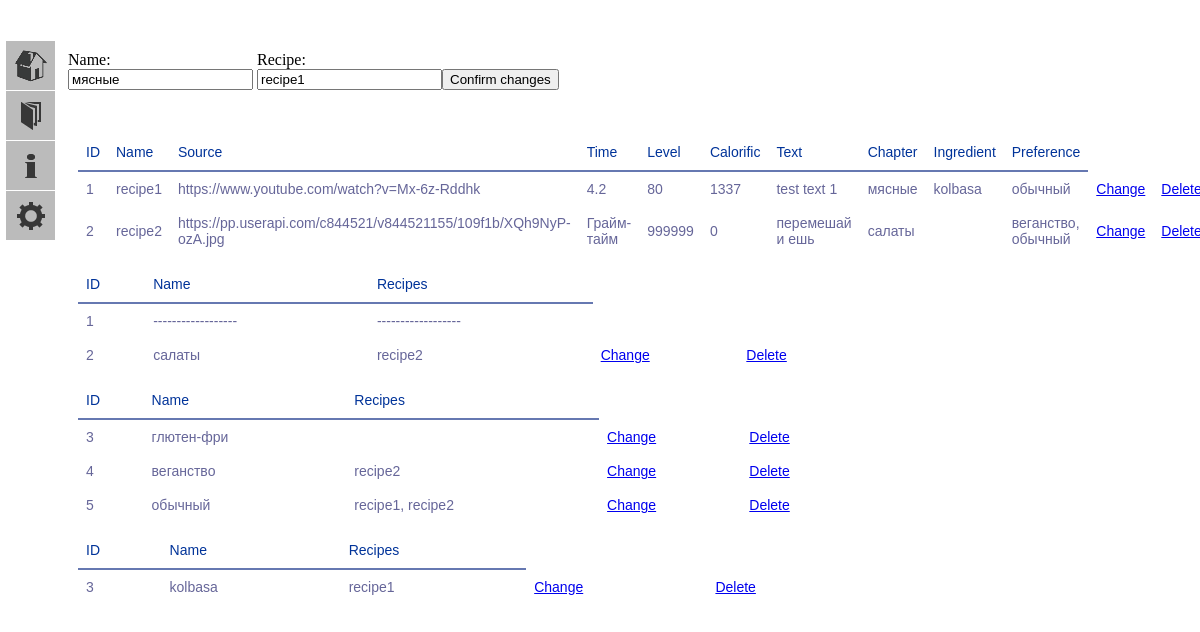
The app's page /change/chapter/1, older data.
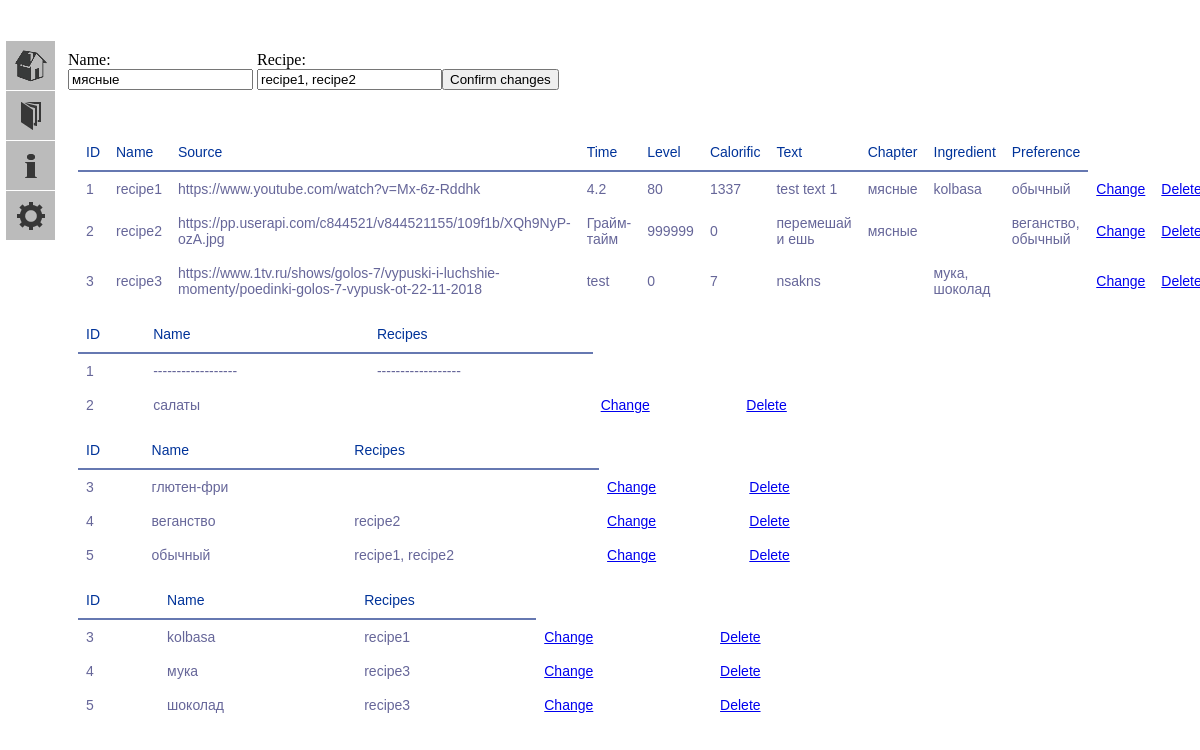
The same page, newer data.
### models.py (models this page shows, shortened)
class Chapter(db.Model):
    id = db.Column(db.Integer, primary_key=True)
    name = db.Column(db.TEXT(16), index=True, unique=True)
    recipes = db.relationship("Recipe")
    def get_item(self, i):
        return {
            0: self.id,
            1: self.name,
            2: ", ".join('{}'.format(x.name) for x in self.recipes)
        }[i]
    def __iter__(self):
        return (self.get_item(i) for i in range(0, 3))

class Recipe(db.Model):
    id = db.Column(db.Integer, primary_key=True)
    name = db.Column(db.TEXT(512), index=True)
    source = db.Column(db.TEXT(512))
    time = db.Column(db.String(32))
    level = db.Column(db.INT)
    calorific = db.Column(db.INT)
    text = db.Column(db.TEXT(8192))
    chapter_id = db.Column(db.Integer, db.ForeignKey("chapter.id", ondelete='CASCADE'), index=True)
    rec_ingr = db.relationship("RecipeIngredient", back_populates='recipes', cascade='all')
    rec_pref = db.relationship("RecipePreference", back_populates='recipes', cascade='all')
    def get_item(self, index):
        return {
            0: str(self.id),
            1: str(self.name),
            2: str(self.source),
            3: str(self.time),
            4: str(self.level),
            5: str(self.calorific),
            6: str(self.text),
            7: ', '.join(list('{}'.format(Chapter.query.get(x.id).name)
                              for x in Chapter.query.filter_by(id=self.chapter_id).all())),
            8: ', '.join(list('{}'.format(Ingredient.query.get(x.ingredient_id).name)
                              for x in RecipeIngredient.query.filter_by(recipe_id=self.id).all())),
            9: ', '.join(list('{}'.format(Preference.query.get(x.preference_id).name)
                              for x in RecipePreference.query.filter_by(recipe_id=self.id).all()))
        }[index]
    def __iter__(self):
        return (self.get_item(i) for i in range(0, 10))

class Ingredient(db.Model):
    id = db.Column(db.Integer, primary_key=True)
    name = db.Column(db.TEXT(16), index=True)
    rec_ingr = db.relationship("RecipeIngredient", back_populates='ingredients', cascade='all')
    def get_item(self, i):
        return{
            0: self.id,
            1: self.name,
            2: ', '.join(map(str, list('{}'.format(Recipe.query.get(x.recipe_id).name)
                                       for x in RecipeIngredient.query.filter_by(ingredient_id=self.id).all())))
        }[i]
    def __iter__(self):
        return (self.get_item(i) for i in range(0, 3))

class Preference(db.Model):
    id = db.Column(db.Integer, primary_key=True)
    name = db.Column(db.TEXT(16), index=True)
    rec_pref = db.relationship("RecipePreference", back_populates='preferences', cascade='all')
    def get_item(self, i):
        return {
            0: self.id,
            1: self.name,
            2: ', '.join(map(str, list('{}'.format(Recipe.query.get(x.recipe_id).name)
                                       for x in RecipePreference.query.filter_by(preference_id=self.id).all())))
        }[i]
    def __iter__(self):
        return (self.get_item(i) for i in range(0, 3))

### app.py (the view)
@app.route('/change/<chtype>/<changing>', methods=['GET', 'POST'])
def change(changing, chtype):
    try:
        contents_dict = {
            "chapter": Chapter.query.all(),
            "recipe": Recipe.query.all(),
            "ingredient": Ingredient.query.all(),
            "preference": Preference.query.all()
        }
        form = form_dict[chtype]
        form = form()
        if form.validate_on_submit():
            form.create_instance(_id=changing)
            flash('{} changed successfully'.format(chtype.capitalize()))
            return redirect(url_for('index'))
        for i in range(len(form)):
            form.get_item(i).data = instance_dict[chtype].query.get(int(changing)).get_item(i)
        return render_template("change.html", form=form, index=int(changing), chtype=chtype, contents_dict=contents_dict,
                               statistics_dict=statistics_dict)
    except Exception:
        flash("An Error while Changing")
        return redirect(url_for('index'))

### forms.py (shortened to what this page needs)
class ChapterForm(Finder):
    recipe = StringField('recipe', validators=[Regexp(".*")])

### forms.py (called while the page is built)
    def get_item(self, i):
        return {
            0: self.id,
            1: self.name,
            2: self.recipe
        }[i]

    def __len__(self):
        return 3

### templates/change.html (shortened to what this page needs)
{% extends "base.html" %}
{% block form %}
<form action="" method="post" name="find">
    <div class="change">
    <p class="change">
        Name:<br>
        {{ form.name }}<br>
        <br>
    </p>
    {% if chtype=='recipe' %}
        <p class="change">
            Source:<br>
            {{ form.source }}<br>
            {% for error in form.errors.source %}
                <span class="error">[{{error}}]</span>
            {% endfor %}<br>
        </p>
        <p class="change">
            Time:<br>
            {{ form.time }}<br>
            {% for error in form.errors.time %}
                <span class="error">[{{error}}]</span>
            {% endfor %}<br>
        </p>
        <p class="change">
            Level:<br>
            {{ form.level }}<br>
            {% for error in form.errors.level %}
                <span class="error">[{{error}}]</span>
            {% endfor %}<br>
        </p>
        <p class="change">
            Calorific:<br>
            {{ form.calorific }}<br>
            {% for error in form.errors.calorific %}
                <span class="error">[{{error}}]</span>
            {% endfor %}<br>
        </p>
        <p class="change">
            Chapter:<br>
            {{ form.chapter }}<br>
            {% for error in form.errors.chapter %}
                <span class="error">[{{error}}]</span>
            {% endfor %}<br>
        </p>
        <p class="change">
            Preference:<br>
            {{ form.preferences }}<br>
            {% for error in form.errors.preference %}
                <span class="error">[{{error}}]</span>
            {% endfor %}<br>
        </p>
        <p class="change">
            Ingredients:<br>
            {{ form.ingredients }}<br>
            {% for error in form.errors.ingredients %}
                <span class="error">[{{error}}]</span>
            {% endfor %}<br>
        </p>
        <p class="change">
            Text:<br>
            {{ form.text }}<br>
            {% for error in form.errors.text %}
                <span class="error">[{{error}}]</span>
            {% endfor %}<br>
        </p>
        <p class="change button-recipe">
            <input type="submit" class="" value="Confirm changes">
        </p>
    {% else %}
        <p class="change">
            Recipe:<br>
            {{ form.recipe }}<br>
            <br>
        </p>
        <p class="change button">
            <input type="submit" class="" value="Confirm changes">
        </p>
    {% endif %}
    </div>
</form>
<table class="recipe">
<tr><th>ID</th><th>Name</th><th>Source</th><th>Time</th><th>Level</th><th>Calorific</th><th>Text</th><th>Chapter</th>
    <th>Ingredient</th><th>Preference</th></tr>
{% for recipe in contents_dict["recipe"] %}
    <tr>
        {% if ((chtype == 'recipe') and ( index == recipe.id )) %}
            <td>{{ recipe.id }}</td>
            {% for i in "Refactor" %}
                <td> {{ i }} </td>
            {% endfor %}
        {% else %}
            {% for item in recipe %}
                <td>{{ item }}</td>
            {% endfor %}
            <td class="after-bt"><a href="{{ url_for('change', changing=recipe.id, chtype='recipe') }}">Change</a></td>
            <td class="after-bt"><a href="{{ url_for('delete', deleting=recipe.id, chtype='recipe') }}">Delete</a></td>
        {% endif %}
    </tr>
{% endfor %}
</table>
<table class="chapter">
<tr><th>ID</th><th>Name</th><th>Recipes</th>
{% for chapter in contents_dict["chapter"] %}
    <tr>
        {% if ( (chtype == 'chapter') and (index == chapter.id) ) %}
            <td>{{ chapter.id }}</td>
            <td> ------------------ </td>
            <td> ------------------ </td>
        {% else %}
            {% for item in chapter %}
                <td>{{ item }}</td>
            {% endfor %}
            <td class="after-bt"><a href="{{ url_for('change', changing=chapter.id, chtype='chapter') }}">Change</a></td>
            <td class="after-bt"><a href="{{ url_for('delete', deleting=chapter.id, chtype='chapter') }}">Delete</a></td>
        {% endif %}
    </tr>
{% endfor %}
</table>
<table class="preference">
<tr><th>ID</th><th>Name</th><th>Recipes</th>
{% for preference in contents_dict["preference"] %}
    <tr>
        {% if ((chtype == 'preference') and ( index == preference.id )) %}
            <td>{{ preference.id }}</td>
            <td> ------------------ </td>
            <td> ------------------ </td>
        {% else %}
            {% for item in preference %}
                <td>{{ item }}</td>
            {% endfor %}
            <td class="after-bt"><a href="{{ url_for('change', changing=preference.id, chtype='preference') }}">Change</a></td>
            <td class="after-bt"><a href="{{ url_for('delete', deleting=preference.id, chtype='preference') }}">Delete</a></td>
        {% endif %}
    </tr>
{% endfor %}
</table>
<table class="ingredient">
<tr><th>ID</th><th>Name</th><th>Recipes</th>
{% for ingredient in contents_dict["ingredient"] %}
    <tr>
        {% if ((chtype == 'ingredient') and ( index == ingredient.id )) %}
            <td>{{ ingredient.id }}</td>
            <td> ------------------ </td>
            <td> ------------------ </td>
        {% else %}
            {% for item in ingredient %}
                <td>{{ item }}</td>
            {% endfor %}
            <td class="after-bt"><a href="{{ url_for('change', changing=ingredient.id, chtype='ingredient') }}">Change</a></td>
            <td class="after-bt"><a href="{{ url_for('delete', deleting=ingredient.id, chtype='ingredient') }}">Delete</a></td>
        {% endif %}
    </tr>
{% endfor %}
</table>
{% endblock %}

### templates/base.html (shortened to what this page needs)
<!DOCTYPE html>
<html lang="en">
<head>
    <link type= "text/css" rel="stylesheet" href="{{ url_for('static', filename='css/main.css')}}"/>
</head>
<body>
    <div id='menu'>
		<ul class="menu">
            <li class="home">
                <a href="{{ url_for('index') }}">BASE</a>
            </li>
			<li class="subject">
				<a>Create new</a>
			</li>
            <li class="find">
                <a>Find</a>
            </li>
            <li class="settings">
                <a>Statistics</a>
            </li>
		</ul>
	</div>
    {% block form %}{% endblock %}
</body>
</html>

### static/css/main.css (style rules this page uses)
#menu { display: inline-block; position: fixed; top: 40px; left: 5px; padding: 0px; margin: 0px; }
body { padding-left: 60px; margin-top: 35px; background: -moz-linear-gradient(-45deg, #ddddfb 5%, #fff 95%); height: 100%; }
.menu { position: absolute; top: 0; left: 0; font: 1em 'PT Sans', Tahoma, Arial; text-transform: uppercase; list-style: none; padding: 0; margin: 0; width: 50px; }
.menu li { height: 50px; width: 50px; overflow: hidden; -moz-transition: width .3s ease-in-out, height .3s ease-in-out .3s; }
.menu li a { display: block; width: 200px; height: 40px; line-height: 40px; background: #bbb; padding: 0px; margin: 1px; color: #fff; padding-left: 15px; cursor: pointer; -moz-transition: background .3s ease-in-out; }
.menu li a:first-child { font-size: 1.1 em; height: 50px; line-height: 50px; position: relative; text-indent: 40px; }
.menu li a:first-child:before { content: ''; display: block; position: absolute; height: 50px; width: 50px; left: 0px; opacity: .7; }
.subject a:first-child:before { background: url(/static/images/paper.png) center no-repeat; }
.find a:first-child:before { background: url(/static/images/info.png) center no-repeat; }
.settings a:first-child:before { background: url(/static/images/settings.png) center no-repeat; }
.home a:first-child:before { background: url(/static/images/home.png) center no-repeat; }
table { font-family: "Lucida Sans Unicode", "Lucida Grande", Sans-Serif; font-size: 14px; background: white; max-width: 70%; width: 70%; border-collapse: collapse; text-align: left; margin: 10px; }
th { font-weight: normal; color: #039; border-bottom: 2px solid #6678b1; padding: 10px 8px; }
td { color: #669; padding: 9px 8px; transition: .3s linear; }
.change { display: inline-block; }
div.change { position:relative; }
.change.button { padding-top: 18px; position: absolute; }

Row changes from the older to the newer data that the page shows:
changed Recipe "recipe2": gains Chapter (name "мясные", id "1"); loses Chapter (name "салаты", chapter "2")
added Recipe: recipe "3" "0" "7" "мука, шоколад", name "recipe3", source "https://www.1tv.ru/shows/golos-7/vypuski-i-luchshie-momenty/poedinki-golos-7-vypusk-ot-22-11-2018", time "test", text "nsakns"
changed Chapter "салаты": loses Recipe (recipe "2" "999999" "0" "веганство, обычный", name "recipe2", source "https://pp.userapi.com/c844521/v844521155/109f1b/XQh9NyP-ozA.jpg", time "Грайм-тайм", text "перемешай и ешь")
added Ingredient: ingredient "4", name "мука"
added Ingredient: ingredient "5", name "шоколад"
Text that changed along with them:
form field recipe: "recipe1" → "recipe1, recipe2"
